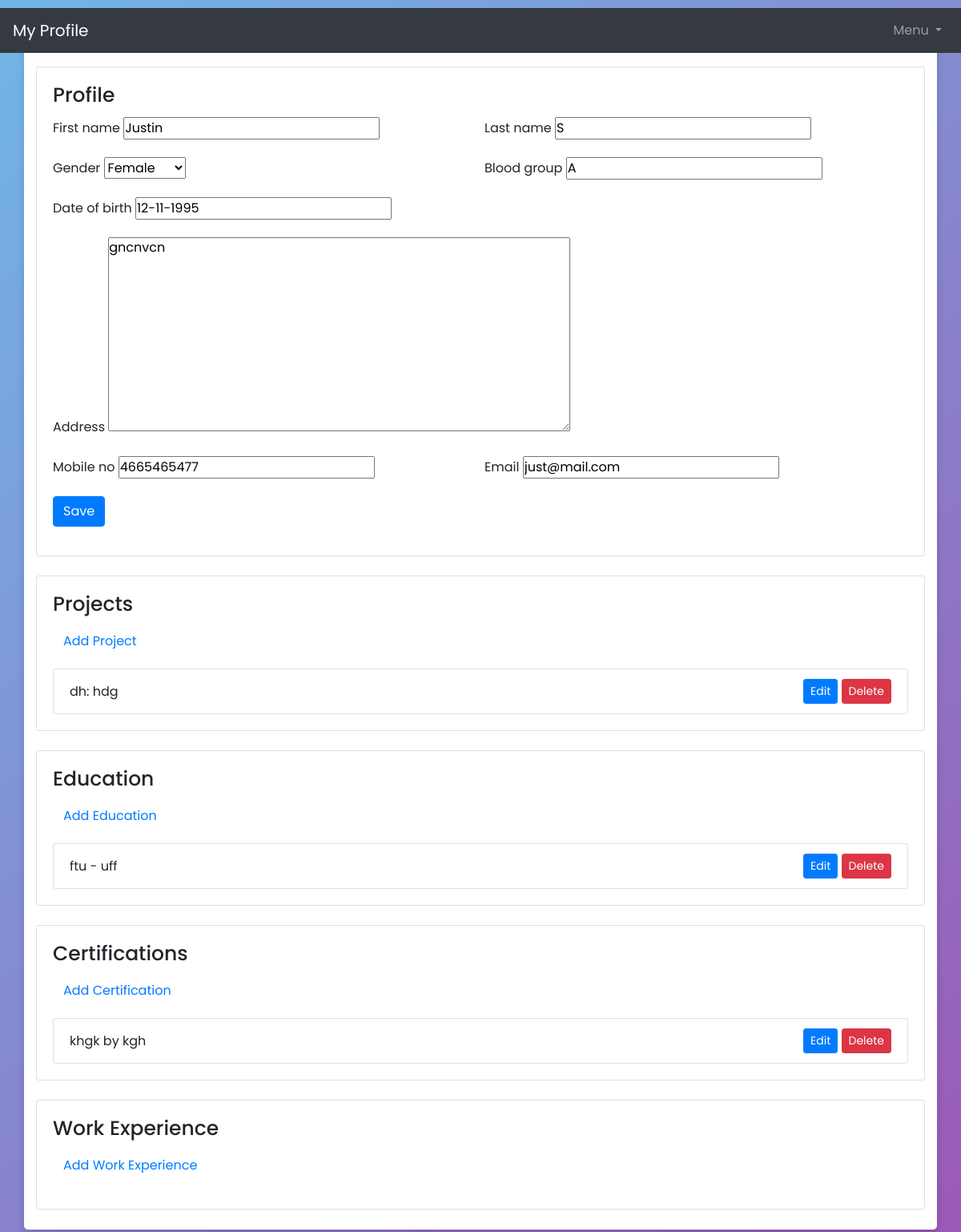
Page /profiles/ (signed in) on the committed database.
### user_profile/models.py (models this page shows, shortened)
class Profile(models.Model):
    GENDER_CHOICES = [
        ('M', 'Male'),
        ('F', 'Female'),
        ('O', 'Other'),
    ]
    user = models.OneToOneField(User, on_delete=models.CASCADE)
    first_name = models.CharField(max_length=30)
    last_name = models.CharField(max_length=30)
    address = models.TextField(blank=True, null=True)
    blood_group = models.CharField(max_length=3, blank=True, null=True)
    date_of_birth = models.CharField(max_length=100)
    mobile_no = models.CharField(max_length=15, blank=True, null=True)
    email = models.EmailField(blank=True, null=True)
    gender = models.CharField(max_length=1, choices=GENDER_CHOICES, blank=True, null=True)

class Project(models.Model):
    user = models.ForeignKey(User, on_delete=models.CASCADE)
    title = models.CharField(max_length=200)
    description = models.TextField()
    image = models.ImageField(upload_to='project_images', blank=True, null=True)
    link = models.URLField(blank=True, null=True)

class Education(models.Model):
    user = models.ForeignKey(User, on_delete=models.CASCADE)
    institution = models.CharField(max_length=200)
    degree = models.CharField(max_length=200)
    start_date = models.CharField(max_length=200)
    end_date = models.CharField(max_length=200)

class Certification(models.Model):
    user = models.ForeignKey(User, on_delete=models.CASCADE)
    name = models.CharField(max_length=200)
    issuer = models.CharField(max_length=200)
    date_issued = models.CharField(max_length=200)

### user_profile/views.py (the view)
# urls.py: path('', views.profile_view, name='profile'),
def profile_view(request):
    profile, created = Profile.objects.get_or_create(user=request.user)
    projects = Project.objects.filter(user=request.user)
    educations = Education.objects.filter(user=request.user)
    certifications = Certification.objects.filter(user=request.user)
    work_experiences = WorkExperience.objects.filter(user=request.user)
    if request.method == 'POST':
        profile_form = ProfileForm(request.POST, instance=profile)
        if profile_form.is_valid():
            profile_form.instance.user = request.user
            profile_form.save()
            return redirect('profile')
    else:
        profile_form = ProfileForm(instance=profile)
    context = {
        'profile_form': profile_form,
        'projects': projects,
        'educations': educations,
        'certifications': certifications,
        'work_experiences': work_experiences,
    }
    return render(request, 'profiles/profile.html', context)

### user_profile/forms.py
class ProfileForm(forms.ModelForm):
    class Meta:
        model = Profile
        fields = ['first_name', 'last_name' , 'gender', 'address', 'blood_group', 'date_of_birth', 'mobile_no', 'email']

### templates/profiles/profile.html (shortened to what this page needs)
{% extends 'base.html' %}
{% block content %}
<div class="card mt-4">
    <div class="card-body">
        <h5 class="card-title">Profile</h5>
        <form method="post">
            <div class="form-row">
                <div class="form-group col-md-6">
                    <label for="first_name">First name</label>
                    {{ profile_form.first_name }}
                </div>
                <div class="form-group col-md-6">
                    <label for="last_name">Last name</label>
                    {{ profile_form.last_name }}
                </div>
                <div class="form-group col-md-6">
                    <label for="gender">Gender</label>
                    {{ profile_form.gender }}
                </div>
                <div class="form-group col-md-6">
                    <label for="blood_group">Blood group</label>
                    {{ profile_form.blood_group }}
                </div>
                <div class="form-group col-md-6">
                    <label for="date_of_birth">Date of birth</label>
                    {{ profile_form.date_of_birth }}
                </div>
                <div class="form-group col-md-12">
                    <label for="address">Address</label>
                    {{ profile_form.address }}
                </div>
                <div class="form-group col-md-6">
                    <label for="mobile_no">Mobile no</label>
                    {{ profile_form.mobile_no }}
                </div>
                <div class="form-group col-md-6">
                    <label for="email">Email</label>
                    {{ profile_form.email }}
                </div>
            </div>
            <div class="form-group">
                <button type="submit" class="btn btn-primary">Save</button>
            </div>
        </form>
    </div>
</div>
<div class="card mt-4">
    <div class="card-body">
        <h5 class="card-title">Projects</h5>
        <a href="{% url 'add_project' %}" class="btn btn-link">Add Project</a>
        <ul class="list-group">
            {% for project in projects %}
                <li class="list-group-item d-flex justify-content-between align-items-center">
                    {{ project.title }}: {{ project.description }}
                    <div>
                        <a href="{% url 'edit_project' project.pk %}" class="btn btn-sm btn-primary">Edit</a>
                        <form action="{% url 'delete_project' project.pk %}" method="post" class="d-inline">
                            <button type="submit" class="btn btn-sm btn-danger">Delete</button>
                        </form>
                    </div>
                </li>
            {% endfor %}
        </ul>
    </div>
</div>
<div class="card mt-4">
    <div class="card-body">
        <h5 class="card-title">Education</h5>
        <a href="{% url 'add_education' %}" class="btn btn-link">Add Education</a>
        <ul class="list-group">
            {% for education in educations %}
                <li class="list-group-item d-flex justify-content-between align-items-center">
                    {{ education.institution }} - {{ education.degree }}
                    <div>
                        <a href="{% url 'edit_education' education.pk %}" class="btn btn-sm btn-primary">Edit</a>
                        <form action="{% url 'delete_education' education.pk %}" method="post" class="d-inline">
                            <button type="submit" class="btn btn-sm btn-danger">Delete</button>
                        </form>
                    </div>
                </li>
            {% endfor %}
        </ul>
    </div>
</div>
<div class="card mt-4">
    <div class="card-body">
        <h5 class="card-title">Certifications</h5>
        <a href="{% url 'add_certification' %}" class="btn btn-link">Add Certification</a>
        <ul class="list-group">
            {% for certification in certifications %}
                <li class="list-group-item d-flex justify-content-between align-items-center">
                    {{ certification.name }} by {{ certification.issuer }}
                    <div>
                        <a href="{% url 'edit_certification' certification.pk %}" class="btn btn-sm btn-primary">Edit</a>
                        <form action="{% url 'delete_certification' certification.pk %}" method="post" class="d-inline">
                            <button type="submit" class="btn btn-sm btn-danger">Delete</button>
                        </form>
                    </div>
                </li>
            {% endfor %}
        </ul>
    </div>
</div>
<div class="card mt-4">
    <div class="card-body">
        <h5 class="card-title">Work Experience</h5>
        <a href="{% url 'add_work_experience' %}" class="btn btn-link">Add Work Experience</a>
    </div>
</div>
{% endblock %}

### static/pstyle.css (style rules this page uses)
* { margin: 0; padding: 0; box-sizing: border-box; font-family: 'Poppins', sans-serif; }
body { display: flex; justify-content: center; align-items: flex-start; padding: 10px; background: linear-gradient(135deg, #71b7e6, #9b59b6); }
.card { margin-top: 20px; }
.card-title { font-size: 25px; font-weight: 500; }
.btn-link { margin-bottom: 15px; text-decoration: none; }
.list-group-item { display: flex; justify-content: space-between; align-items: center; }
.form-group { margin-bottom: 15px; }

### rows in the picture
Profile: first_name "Justin", last_name "S", gender "Female", blood_group "A", date_of_birth "12-11-1995", address "gncnvcn", mobile_no "4665465477", email "just@mail.com"
Project: title "dh", description "hdg"
Education: institution "ftu", degree "uff"
Certification: name "khgk", issuer "kgh"
